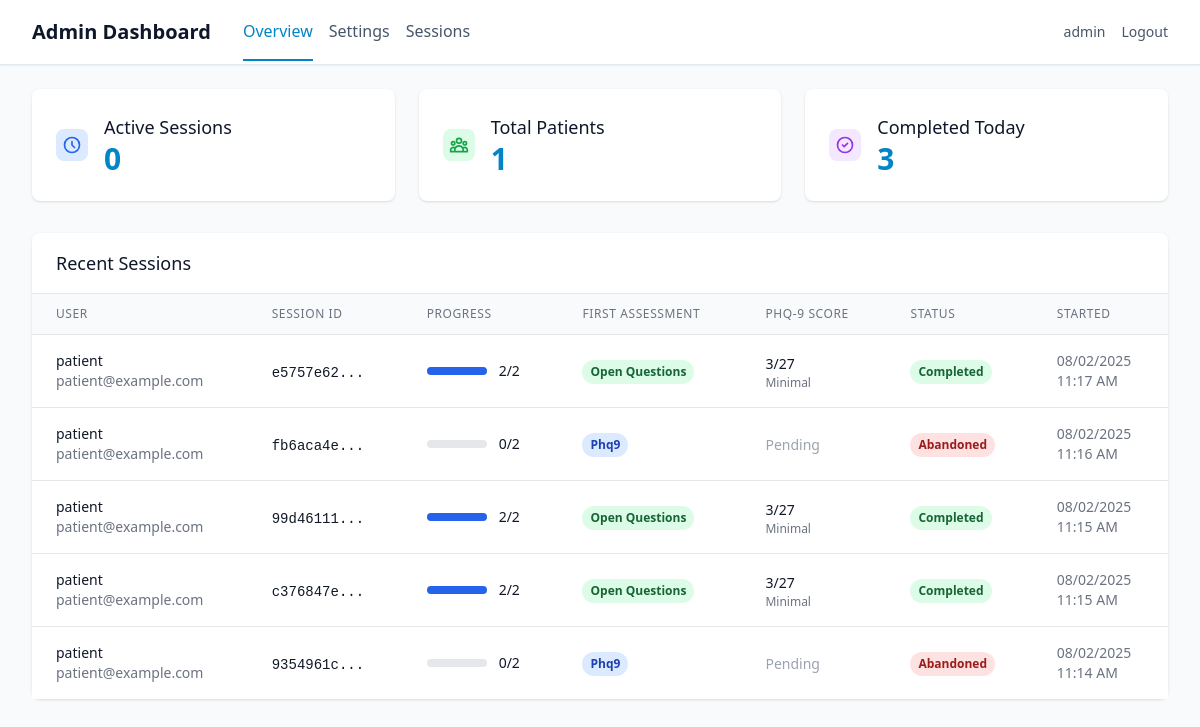
The app's page /admin/dashboard (signed in) with its own data.
### app/models/user.py (models this page shows, shortened)
class User(UserMixin, db.Model):
    id = db.Column(db.Integer, primary_key=True)
    username = db.Column(db.String(80), unique=True, nullable=False)
    email = db.Column(db.String(120), unique=True, nullable=False)
    password_hash = db.Column(db.String(255), nullable=False)
    user_type = db.Column(db.String(20), nullable=False, default='patient')
    created_at = db.Column(db.DateTime, default=datetime.utcnow)
    is_active = db.Column(db.Boolean, default=True)
    patient_profile = db.relationship('PatientProfile', backref='user', uselist=False, cascade='all, delete-orphan')
    assessments = db.relationship('Assessment', backref='user', lazy=True, cascade='all, delete-orphan')
    def is_superuser(self):
        return self.user_type == 'superuser'

### app/models/assessment.py (models this page shows, shortened)
class Assessment(db.Model):
    id = db.Column(db.Integer, primary_key=True)
    user_id = db.Column(db.Integer, db.ForeignKey('user.id'), nullable=False)
    session_id = db.Column(db.String(100), nullable=False, unique=True)
    first_assessment_type = db.Column(db.String(20))  # 'phq9' or 'open_questions'
    phq9_completed = db.Column(db.Boolean, default=False)
    open_questions_completed = db.Column(db.Boolean, default=False)
    status = db.Column(db.String(20), default='in_progress')  # 'in_progress', 'completed', 'abandoned'
    consent_agreed = db.Column(db.Boolean, default=False)
    camera_verified = db.Column(db.Boolean, default=False)
    started_at = db.Column(db.DateTime, default=datetime.utcnow)
    completed_at = db.Column(db.DateTime)
    consent_at = db.Column(db.DateTime)
    camera_check_at = db.Column(db.DateTime)
    first_assessment_started_at = db.Column(db.DateTime)
    phq9_score = db.Column(db.Integer)
    phq9_severity = db.Column(db.String(20))  # 'minimal', 'mild', 'moderate', 'severe'
    phq9_settings = db.Column(db.Text)  # JSON string of PHQ-9 settings used
    recording_settings = db.Column(db.Text)  # JSON string of recording settings used
    chat_settings = db.Column(db.Text)  # JSON string of chat settings used
    assessment_order = db.Column(db.String(20))  # 'phq_first' or 'questions_first'
    phq9_responses = db.relationship('PHQ9Response', backref='assessment', lazy=True, cascade='all, delete-orphan')
    open_responses = db.relationship('OpenQuestionResponse', backref='assessment', lazy=True, cascade='all, delete-orphan')
    emotion_data = db.relationship('EmotionData', backref='assessment', lazy=True, cascade='all, delete-orphan')
    def get_completion_order(self):
            return {
                'first_type': self.first_assessment_type,
                'phq9_completed': self.phq9_completed,
                'open_questions_completed': self.open_questions_completed,
                'both_completed': self.phq9_completed and self.open_questions_completed
            }

### app/routes/admin.py (the view)
@admin_bp.route('/dashboard')
@login_required
@admin_required
def dashboard():
    stats = AdminDashboardService.get_overview_stats()
    recent_sessions = AdminDashboardService.get_recent_sessions(limit=15)
    return render_template('admin/dashboard.html',
                         **stats,
                         recent_sessions=recent_sessions)

### app/services/admin.py (called while the page is built)
    @staticmethod
    def get_overview_stats():
        today = datetime.utcnow().date()
        active_sessions = Assessment.query.filter_by(status='in_progress').count()
        total_patients = db.session.query(Assessment.user_id).distinct().count()
        completed_today = Assessment.query.filter(
            Assessment.status == 'completed',
            func.date(Assessment.completed_at) == today
        ).count()
        return {
            'active_sessions': active_sessions,
            'total_patients': total_patients,
            'completed_today': completed_today
        }

### run.py (called while the page is built)
@app.before_request
def before_request():
    from flask import request
    if not current_user.is_authenticated and request.endpoint not in ['auth.login', 'auth.register', 'static']:
        return redirect(url_for('auth.login'))

### app/templates/admin/dashboard.html (shortened to what this page needs)
{% extends "base.html" %}
{% block nav %}
<nav class="bg-white shadow-sm border-b border-secondary-200">
    <div class="max-w-7xl mx-auto px-4 sm:px-6 lg:px-8">
        <div class="flex justify-between h-16">
            <div class="flex items-center space-x-8">
                <h1 class="text-xl font-semibold text-secondary-900">Admin Dashboard</h1>
                <div class="flex space-x-4">
                    <a href="{{ url_for('admin.dashboard') }}"
                       class="text-primary-600 border-b-2 border-primary-600 pb-4 pt-4">
                        Overview
                    </a>
                    <a href="{{ url_for('settings.show_settings') }}"
                       class="text-secondary-600 hover:text-secondary-900 pb-4 pt-4">
                        Settings
                    </a>
                    <a href="#" class="text-secondary-600 hover:text-secondary-900 pb-4 pt-4">
                        Sessions
                    </a>
                </div>
            </div>
            <div class="flex items-center space-x-4">
                <span class="text-sm text-secondary-600">{{ current_user.username }}</span>
                <a href="{{ url_for('auth.logout') }}"
                   class="text-sm text-secondary-600 hover:text-secondary-900">
                    Logout
                </a>
            </div>
        </div>
    </div>
</nav>
{% endblock %}
{% block content %}
<div class="max-w-7xl mx-auto py-6 sm:px-6 lg:px-8">
    <div class="grid grid-cols-1 md:grid-cols-3 gap-6 mb-8">
        <div class="bg-white rounded-lg shadow p-6">
            <div class="flex items-center">
                <div class="flex-shrink-0">
                    <div class="w-8 h-8 bg-blue-100 rounded-lg flex items-center justify-center">
                        <svg class="w-5 h-5 text-blue-600" fill="none" stroke="currentColor" viewBox="0 0 24 24">
                            <path stroke-linecap="round" stroke-linejoin="round" stroke-width="2" d="M12 8v4l3 3m6-3a9 9 0 11-18 0 9 9 0 0118 0z"/>
                        </svg>
                    </div>
                </div>
                <div class="ml-4">
                    <h3 class="text-lg font-medium text-secondary-900">Active Sessions</h3>
                    <p class="text-3xl font-bold text-primary-600">{{ active_sessions }}</p>
                </div>
            </div>
        </div>
        <div class="bg-white rounded-lg shadow p-6">
            <div class="flex items-center">
                <div class="flex-shrink-0">
                    <div class="w-8 h-8 bg-green-100 rounded-lg flex items-center justify-center">
                    </div>
                </div>
                <div class="ml-4">
                    <h3 class="text-lg font-medium text-secondary-900">Total Patients</h3>
                    <p class="text-3xl font-bold text-primary-600">{{ total_patients }}</p>
                </div>
            </div>
        </div>
        <div class="bg-white rounded-lg shadow p-6">
            <div class="flex items-center">
                <div class="flex-shrink-0">
                    <div class="w-8 h-8 bg-purple-100 rounded-lg flex items-center justify-center">
                        <svg class="w-5 h-5 text-purple-600" fill="none" stroke="currentColor" viewBox="0 0 24 24">
                            <path stroke-linecap="round" stroke-linejoin="round" stroke-width="2" d="M9 12l2 2 4-4m6 2a9 9 0 11-18 0 9 9 0 0118 0z"/>
                        </svg>
                    </div>
                </div>
                <div class="ml-4">
                    <h3 class="text-lg font-medium text-secondary-900">Completed Today</h3>
                    <p class="text-3xl font-bold text-primary-600">{{ completed_today }}</p>
                </div>
            </div>
        </div>
    </div>
    <div class="bg-white rounded-lg shadow">
        <div class="px-6 py-4 border-b border-secondary-200">
            <h3 class="text-lg font-medium text-secondary-900">Recent Sessions</h3>
        </div>
        {% if recent_sessions %}
        <div class="overflow-x-auto">
            <table class="min-w-full divide-y divide-gray-200">
                <thead class="bg-gray-50">
                    <tr>
                        <th class="px-6 py-3 text-left text-xs font-medium text-gray-500 uppercase tracking-wider">User</th>
                        <th class="px-6 py-3 text-left text-xs font-medium text-gray-500 uppercase tracking-wider">Session ID</th>
                        <th class="px-6 py-3 text-left text-xs font-medium text-gray-500 uppercase tracking-wider">Progress</th>
                        <th class="px-6 py-3 text-left text-xs font-medium text-gray-500 uppercase tracking-wider">First Assessment</th>
                        <th class="px-6 py-3 text-left text-xs font-medium text-gray-500 uppercase tracking-wider">PHQ-9 Score</th>
                        <th class="px-6 py-3 text-left text-xs font-medium text-gray-500 uppercase tracking-wider">Status</th>
                        <th class="px-6 py-3 text-left text-xs font-medium text-gray-500 uppercase tracking-wider">Started</th>
                    </tr>
                </thead>
                <tbody class="bg-white divide-y divide-gray-200">
                    {% for session in recent_sessions %}
                    <tr class="hover:bg-gray-50">
                        <td class="px-6 py-4 whitespace-nowrap">
                            <div>
                                <div class="text-sm font-medium text-gray-900">{{ session.username }}</div>
                                <div class="text-sm text-gray-500">{{ session.email }}</div>
                            </div>
                        </td>
                        <td class="px-6 py-4 whitespace-nowrap">
                            <span class="text-sm text-gray-900 font-mono">{{ session.session_id[:8] }}...</span>
                        </td>
                        <td class="px-6 py-4 whitespace-nowrap">
                            <div class="flex items-center">
                                <div class="w-full bg-gray-200 rounded-full h-2 mr-3" style="width: 60px;">
                                    <div class="bg-blue-600 h-2 rounded-full" style="width: {{ (session.progress_count / 2 * 100) }}%"></div>
                                </div>
                                <span class="text-sm font-medium text-gray-900">{{ session.progress_text }}</span>
                            </div>
                        </td>
                        <td class="px-6 py-4 whitespace-nowrap">
                            {% if session.first_type %}
                                <span class="inline-flex px-2 py-1 text-xs font-semibold rounded-full
                                           {% if session.first_type == 'phq9' %}bg-blue-100 text-blue-800{% else %}bg-green-100 text-green-800{% endif %}">
                                    {{ session.first_type.replace('_', ' ').title() }}
                                </span>
                            {% else %}
                                <span class="text-sm text-gray-400">Not started</span>
                            {% endif %}
                        </td>
                        <td class="px-6 py-4 whitespace-nowrap">
                            {% if session.phq9_score is not none %}
                                <div>
                                    <span class="text-sm font-medium text-gray-900">{{ session.phq9_score }}/27</span>
                                    <div class="text-xs text-gray-500 capitalize">{{ session.phq9_severity.replace('_', ' ') if session.phq9_severity else '' }}</div>
                                </div>
                            {% else %}
                                <span class="text-sm text-gray-400">Pending</span>
                            {% endif %}
                        </td>
                        <td class="px-6 py-4 whitespace-nowrap">
                            <span class="inline-flex px-2 py-1 text-xs font-semibold rounded-full {{ session.status_class }}">
                                {{ session.status }}
                            </span>
                        </td>
                        <td class="px-6 py-4 whitespace-nowrap text-sm text-gray-500">
                            <div>{{ session.started_at.strftime('%m/%d/%Y') }}</div>
                            <div>{{ session.started_at.strftime('%I:%M %p') }}</div>
                        </td>
                    </tr>
                    {% endfor %}
                </tbody>
            </table>
        </div>
        {% endif %}
    </div>
</div>
{% endblock %}

### app/templates/base.html (shortened to what this page needs)
<!DOCTYPE html>
<html lang="en" class="h-full">
<head>
    <script src="https://cdn.tailwindcss.com"></script>
</head>
<body class="h-full bg-secondary-50 text-secondary-900 overflow-x-hidden">
    {% block nav %}{% endblock %}
    <main class="{% block main_class %}{% endblock %}">
        {% block content %}{% endblock %}
    </main>
</body>
</html>

### records on screen
User: username "admin"
Assessment: username "patient", email "patient@example.com", session_id "e5757e62", {{ (session.progress_count / 2 * 100) }} 100.0 (drawn), progress_text "2/2", first_type.replace "Open Questions", phq9_score "3", phq9_severity "Minimal", status "Completed", started_at "08/02/2025", started_at "11:17 AM"
User: username "patient" "patient" "patient" "patient", email "patient@example.com" "patient@example.com" "patient@example.com" "patient@example.com"
Assessment: first_type.replace "Phq9", started_at "08/02/2025", started_at "11:16 AM"
Assessment: first_type.replace "Open Questions", phq9_severity "Minimal", started_at "08/02/2025", started_at "11:15 AM"
Assessment: first_type.replace "Open Questions", phq9_severity "Minimal", started_at "08/02/2025", started_at "11:15 AM"
Assessment: first_type.replace "Phq9", started_at "08/02/2025", started_at "11:14 AM"

### other values on screen
{{ active_sessions }} "0"
{{ total_patients }} "1"
{{ completed_today }} "3"
{{ session.session_id[:8] }} "fb6aca4e" "99d46111" "c376847e" "9354961c"
{{ session.progress_text }} "0/2" "2/2" "2/2" "0/2"
{{ session.status }} "Abandoned" "Completed" "Completed" "Abandoned"
{{ session.phq9_score }} "3" "3"
